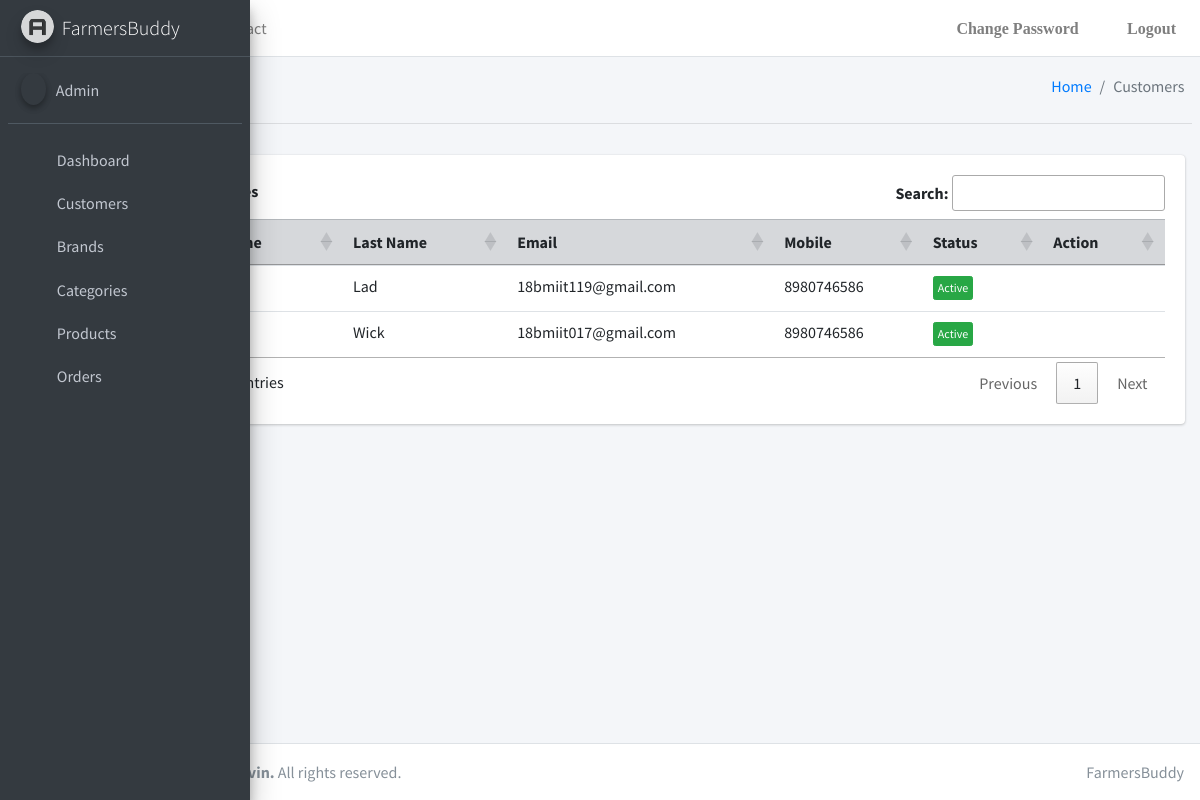
Screenshot of /FarmersBuddy/admin/customers (signed in) with the database file from the repository.
### FarmersBuddy/models.py (models this page shows)
class Userx(models.Model):
    id = models.AutoField(primary_key=True)
    FirstName = models.CharField(max_length=20)
    LastName = models.CharField(max_length=20)
    Email = models.EmailField(max_length=50)
    Password = models.CharField(max_length=64)
    Mobile = models.CharField(max_length=10, validators=[RegexValidator(r'^\d{10}$')])
    Address1 = models.TextField(max_length=100, verbose_name="Address")
    Address2 = models.TextField(blank=True,max_length=100, verbose_name="Alternative Address")
    Type = models.CharField(max_length=1, default="c")
    Status = models.CharField(
        max_length = 1,
        choices = Status_Choice,
        default = '2'
        )
    def __str__(self):
        return (self.FirstName + self.LastName)

### FarmersBuddy/views.py (the view)
# urls.py: path('admin/customers', views.customers, name='customers'),
@never_cache
def customers(request):
    users = Userx.objects.filter(Type="c")
    print(users)
    dictusers = {
        "user": users
    }
    return render(request,"FarmersBuddy/Admin/customers.html", dictusers)

### templates/FarmersBuddy/Admin/customers.html (shortened to what this page needs)
{% extends './base.html' %} {% block title %}Customers{% endblock %}
{% block body %}
<div class="content-wrapper">
  <div class="content-header">
    <div class="container-fluid">
      <div class="row mb-2">
        <div class="col-sm-6">
          <h1 class="m-0">Customers</h1>
        </div>
        <div class="col-sm-6">
          <ol class="breadcrumb float-sm-right">
            <li class="breadcrumb-item"><a href="#">Home</a></li>
            <li class="breadcrumb-item active">Customers</li>
          </ol>
        </div>
      </div>
    </div>
    <hr />
  </div>
  <div class="content">
    <div class="container-fluid">
      <div class="card">
        <div class="card-body">
          <table id="myTable" class="table table-hover table-responsive-md">
            <thead class="table-secondary">
              <th scope="col">#</th>
              <th scope="col">First Name</th>
              <th scope="col">Last Name</th>
              <th scope="col">Email</th>
              <th scope="col">Mobile</th>
              <th scope="col">Status</th>
              <th scope="col">Action</th>
            </thead>
            <tbody>
            {% for item in user %}
            <tr>
            <th scope="row">{{ forloop.counter }}</th>
            <td>{{ item.FirstName }}</td>
            <td>{{ item.LastName }}</td>
            <td>{{ item.Email }}</td>
            <td>{{ item.Mobile }}</td>
            {% if item.Status == "1"  %}
            <td><button id="{{ item.id }}" class='btn btn-xs btn-success btn-status'>Active</button></td>
            {% elif item.Status == "2" %}
            <td><button id="{{ item.id }}" class='btn btn-xs btn-warning btn-status'>Unverified</button></td>
            {% else %}
            <td><button id="{{ item.id }}" class='btn btn-xs btn-danger btn-status'>Inactive</button></td>
            {% endif %}
            <td>
              <button id="{{ item.id }}" class="btn btn-outline-danger btn-sm fas fa-trash-alt border-0 btn-delete"></button>
            </td>
            </tr>
            {% endfor %}
            </tbody>
          </table>
        </div>
      </div>
    </div>
  </div>
</div>
{% endblock %}

### rows the page displays
Userx: LastName "Lad", Email "18bmiit119@gmail.com", Mobile "8980746586"
Userx: LastName "Wick", Email "18bmiit017@gmail.com", Mobile "8980746586"
